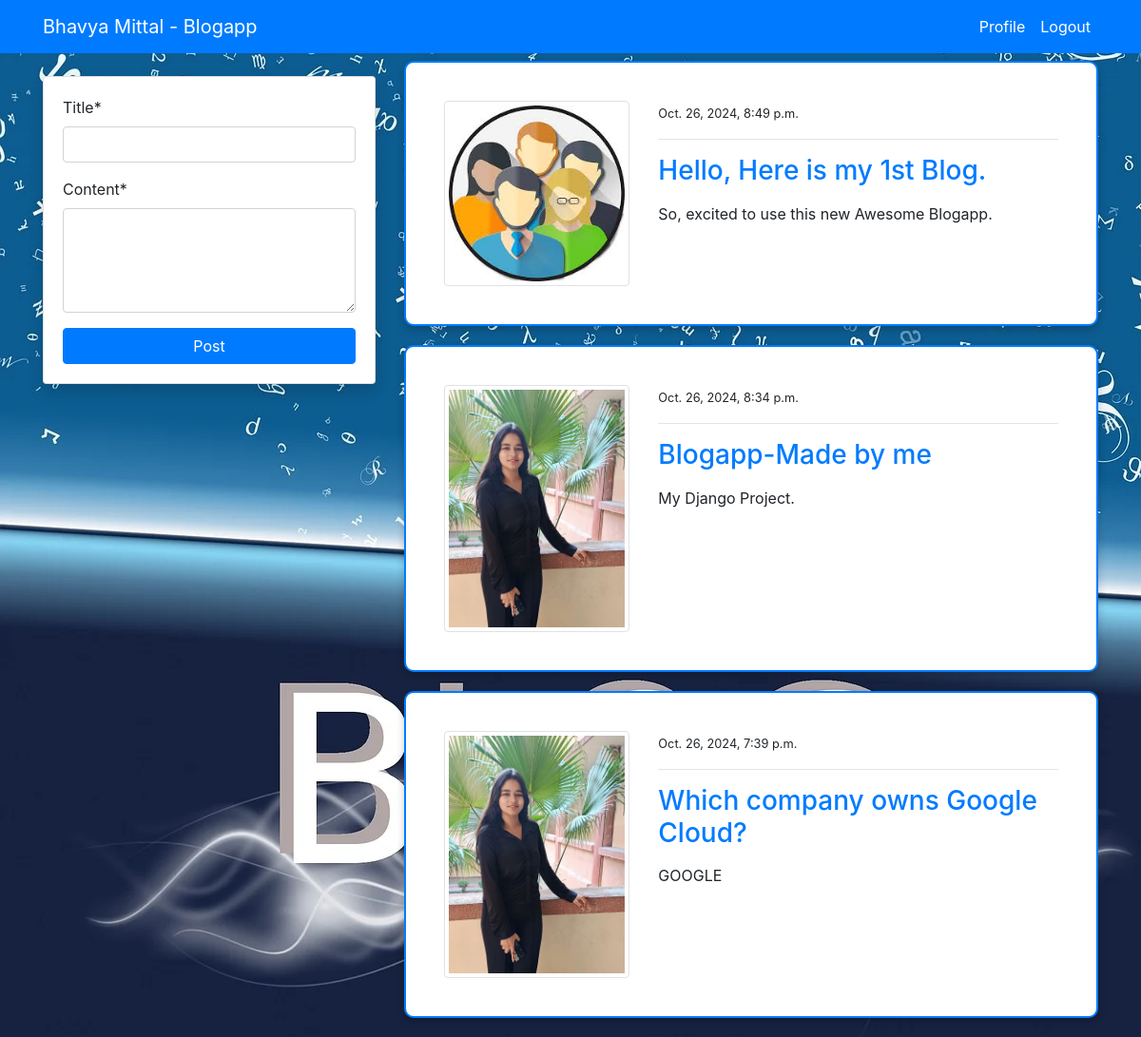
Page /blog/ (signed in) on the committed database.
### blog/models.py (models this page shows, shortened)
class PostModel(models.Model):
    title = models.CharField(max_length=100)
    content = models.TextField()
    author = models.ForeignKey(User, on_delete=models.CASCADE)
    date_created = models.DateTimeField(auto_now_add=True)
    class Meta:
        ordering = ('-date_created',)

### users/models.py (models this page shows, shortened)
class ProfileModel(models.Model):
    user = models.OneToOneField(User, on_delete=models.CASCADE)
    image = models.ImageField(default='default.jpg', upload_to='profile', validators=[
                              FileExtensionValidator(['png', 'jpg'])])

### blog/views.py (the view)
# urls.py: path('blog/', views.index, name='blog-index'),
@login_required
def index(request):
    posts = PostModel.objects.all()
    if request.method == 'POST':
        form = PostModelForm(request.POST)
        if form.is_valid():
            instance = form.save(commit=False)
            instance.author = request.user
            instance.save()
            return redirect('blog-index')
    else:
        form = PostModelForm()
    context = {
        'posts': posts,
        'form': form
    }
    return render(request, 'blog/index.html', context)

### blog/forms.py
class PostModelForm(forms.ModelForm):
    content = forms.CharField(widget=forms.Textarea(attrs={'rows': 4}))
    class Meta:
        model = PostModel
        fields = ('title', 'content')

### templates/blog/index.html (shortened to what this page needs)
{% extends 'partials/base.html' %}
{% load crispy_forms_tags %}
{% load static %}
{% block content %}
<div class="container">
    <div class="row mt-5 pt-3">
        <div class="col-md-4">
            <div class="card my-3 shadow">
                <div class="card-body">
                    <form method="POST">
                        {{ form|crispy }}
                        <input class="btn btn-primary btn-block" type="submit" value="Post">
                    </form>
                </div>
            </div>
        </div>
        <div class="col-md-8">
            {% for post in posts %}
            <div class="post-card">
                <div class="card-body">
                    <div class="row">
                        <div class="col-md-4">
                            <img class="img-thumbnail" src="{{ post.author.profilemodel.image.url }}" alt="img">
                        </div>
                        <div class="col-md-8">
                            <small>{{ post.date_created }}</small>
                            <hr>
                            <a class="h3" href="{% url 'blog-post-detail' post.id %}">{{ post.title }}</a>
                            <p class="text-justify my-3">
                                {{ post.content }}
                            </p>
                        </div>
                    </div>
                </div>
            </div>
            {% endfor %}
        </div>
    </div>
</div>
{% endblock %}

### templates/partials/base.html (shortened to what this page needs)
{% load static %}
<!doctype html>
<html lang="en">
<head>
    <link rel="stylesheet" href="https://cdn.jsdelivr.net/npm/bootstrap@4.6.0/dist/css/bootstrap.min.css"
>
    <link rel="stylesheet" href="{% static '/style.css' %}">
</head>
<body>
    {% include 'partials/nav.html' %}
    {% block content %}
    {% endblock %}
</body>
</html>

### templates/partials/nav.html (shortened to what this page needs)
<nav class="navbar navbar-expand-lg navbar-primary bg-primary fixed-top">
    <div class="container">
        {% if request.user.is_authenticated %}
        <a class="navbar-brand text-white" href="{% url 'blog-index' %}">Bhavya Mittal - Blogapp</a>
        <div class="collapse navbar-collapse" id="navbarSupportedContent">
            <ul class="navbar-nav ml-auto">
                <li class="nav-item active">
                    <a class="nav-link text-white" href="{% url 'users-profile' %}">Profile </a>
                </li>
                <li class="nav-item">
                    <a class="nav-link text-white" href="{% url 'users-logout' %}">Logout</a>
                </li>
            </ul>
            {% endif %}
        </div>
    </div>
</nav>

### rows in the picture
PostModel: author.profilemodel.image (placeholder picture), date_created "Oct. 26, 2024, 8:49 p.m.", title "Hello, Here is my 1st Blog.", content "So, excited to use this new Awesome Blogapp."
PostModel: author.profilemodel.image (picture), date_created "Oct. 26, 2024, 8:34 p.m.", title "Blogapp-Made by me", content "My Django Project."
PostModel: author.profilemodel.image (picture), date_created "Oct. 26, 2024, 7:39 p.m.", title "Which company owns Google Cloud?", content "GOOGLE"
